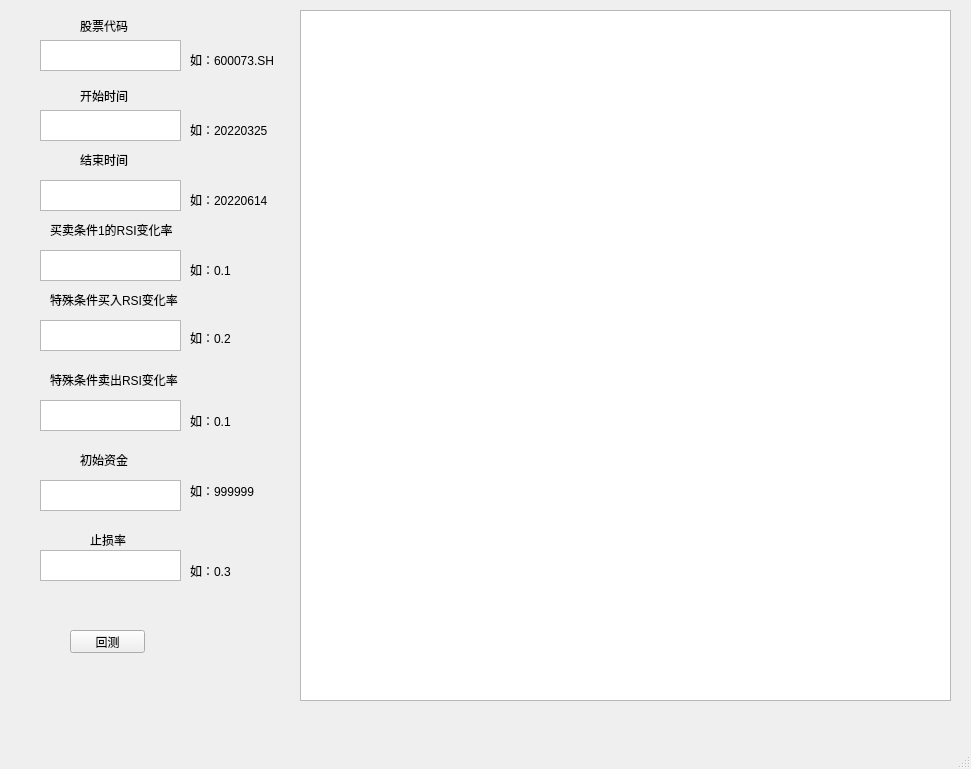
<?xml version="1.0" encoding="UTF-8"?>
<ui version="4.0">
 <class>MainWindow</class>
 <widget class="QMainWindow" name="MainWindow">
  <property name="geometry">
   <rect>
    <x>0</x>
    <y>0</y>
    <width>971</width>
    <height>769</height>
   </rect>
  </property>
  <property name="minimumSize">
   <size>
    <width>971</width>
    <height>769</height>
   </size>
  </property>
  <property name="maximumSize">
   <size>
    <width>971</width>
    <height>769</height>
   </size>
  </property>
  <property name="windowTitle">
   <string>MainWindow</string>
  </property>
  <widget class="QWidget" name="centralwidget">
   <widget class="QTextEdit" name="code">
    <property name="geometry">
     <rect>
      <x>40</x>
      <y>40</y>
      <width>141</width>
      <height>31</height>
     </rect>
    </property>
   </widget>
   <widget class="QTextEdit" name="start">
    <property name="geometry">
     <rect>
      <x>40</x>
      <y>110</y>
      <width>141</width>
      <height>31</height>
     </rect>
    </property>
   </widget>
   <widget class="QTextEdit" name="end">
    <property name="geometry">
     <rect>
      <x>40</x>
      <y>180</y>
      <width>141</width>
      <height>31</height>
     </rect>
    </property>
   </widget>
   <widget class="QTextEdit" name="condition_rsi">
    <property name="geometry">
     <rect>
      <x>40</x>
      <y>250</y>
      <width>141</width>
      <height>31</height>
     </rect>
    </property>
   </widget>
   <widget class="QTextEdit" name="special_buy_rsi">
    <property name="geometry">
     <rect>
      <x>40</x>
      <y>320</y>
      <width>141</width>
      <height>31</height>
     </rect>
    </property>
   </widget>
   <widget class="QTextEdit" name="special_sell_rsi">
    <property name="geometry">
     <rect>
      <x>40</x>
      <y>400</y>
      <width>141</width>
      <height>31</height>
     </rect>
    </property>
   </widget>
   <widget class="QTextBrowser" name="textBrowser">
    <property name="geometry">
     <rect>
      <x>300</x>
      <y>10</y>
      <width>651</width>
      <height>691</height>
     </rect>
    </property>
   </widget>
   <widget class="QLabel" name="label">
    <property name="geometry">
     <rect>
      <x>80</x>
      <y>20</y>
      <width>54</width>
      <height>12</height>
     </rect>
    </property>
    <property name="text">
     <string>股票代码</string>
    </property>
   </widget>
   <widget class="QLabel" name="label_2">
    <property name="geometry">
     <rect>
      <x>80</x>
      <y>90</y>
      <width>54</width>
      <height>12</height>
     </rect>
    </property>
    <property name="text">
     <string>开始时间</string>
    </property>
   </widget>
   <widget class="QLabel" name="label_3">
    <property name="geometry">
     <rect>
      <x>80</x>
      <y>150</y>
      <width>54</width>
      <height>20</height>
     </rect>
    </property>
    <property name="text">
     <string>结束时间</string>
    </property>
   </widget>
   <widget class="QLabel" name="label_4">
    <property name="geometry">
     <rect>
      <x>50</x>
      <y>220</y>
      <width>131</width>
      <height>20</height>
     </rect>
    </property>
    <property name="text">
     <string>买卖条件1的RSI变化率</string>
    </property>
   </widget>
   <widget class="QLabel" name="label_5">
    <property name="geometry">
     <rect>
      <x>50</x>
      <y>290</y>
      <width>131</width>
      <height>20</height>
     </rect>
    </property>
    <property name="text">
     <string>特殊条件买入RSI变化率</string>
    </property>
   </widget>
   <widget class="QLabel" name="label_6">
    <property name="geometry">
     <rect>
      <x>50</x>
      <y>370</y>
      <width>131</width>
      <height>20</height>
     </rect>
    </property>
    <property name="text">
     <string>特殊条件卖出RSI变化率</string>
    </property>
   </widget>
   <widget class="QLabel" name="label_7">
    <property name="geometry">
     <rect>
      <x>190</x>
      <y>50</y>
      <width>131</width>
      <height>20</height>
     </rect>
    </property>
    <property name="text">
     <string>如：600073.SH</string>
    </property>
   </widget>
   <widget class="QLabel" name="label_8">
    <property name="geometry">
     <rect>
      <x>190</x>
      <y>120</y>
      <width>131</width>
      <height>20</height>
     </rect>
    </property>
    <property name="text">
     <string>如：20220325</string>
    </property>
   </widget>
   <widget class="QLabel" name="label_9">
    <property name="geometry">
     <rect>
      <x>190</x>
      <y>190</y>
      <width>131</width>
      <height>20</height>
     </rect>
    </property>
    <property name="text">
     <string>如：20220614</string>
    </property>
   </widget>
   <widget class="QLabel" name="label_10">
    <property name="geometry">
     <rect>
      <x>190</x>
      <y>260</y>
      <width>131</width>
      <height>20</height>
     </rect>
    </property>
    <property name="text">
     <string>如：0.1</string>
    </property>
   </widget>
   <widget class="QLabel" name="label_11">
    <property name="geometry">
     <rect>
      <x>190</x>
      <y>330</y>
      <width>131</width>
      <height>16</height>
     </rect>
    </property>
    <property name="text">
     <string>如：0.2</string>
    </property>
   </widget>
   <widget class="QLabel" name="label_12">
    <property name="geometry">
     <rect>
      <x>190</x>
      <y>410</y>
      <width>61</width>
      <height>21</height>
     </rect>
    </property>
    <property name="text">
     <string>如：0.1</string>
    </property>
   </widget>
   <widget class="QPushButton" name="pushButton">
    <property name="geometry">
     <rect>
      <x>70</x>
      <y>630</y>
      <width>75</width>
      <height>23</height>
     </rect>
    </property>
    <property name="text">
     <string>回测</string>
    </property>
   </widget>
   <widget class="QLabel" name="label_13">
    <property name="geometry">
     <rect>
      <x>80</x>
      <y>450</y>
      <width>61</width>
      <height>20</height>
     </rect>
    </property>
    <property name="text">
     <string>初始资金</string>
    </property>
   </widget>
   <widget class="QLabel" name="label_14">
    <property name="geometry">
     <rect>
      <x>90</x>
      <y>530</y>
      <width>41</width>
      <height>20</height>
     </rect>
    </property>
    <property name="text">
     <string>止损率</string>
    </property>
   </widget>
   <widget class="QTextEdit" name="principal">
    <property name="geometry">
     <rect>
      <x>40</x>
      <y>480</y>
      <width>141</width>
      <height>31</height>
     </rect>
    </property>
   </widget>
   <widget class="QTextEdit" name="special_sell_rsi_3">
    <property name="geometry">
     <rect>
      <x>40</x>
      <y>550</y>
      <width>141</width>
      <height>31</height>
     </rect>
    </property>
   </widget>
   <widget class="QLabel" name="label_15">
    <property name="geometry">
     <rect>
      <x>190</x>
      <y>480</y>
      <width>131</width>
      <height>21</height>
     </rect>
    </property>
    <property name="text">
     <string>如：999999</string>
    </property>
   </widget>
   <widget class="QLabel" name="label_16">
    <property name="geometry">
     <rect>
      <x>190</x>
      <y>560</y>
      <width>81</width>
      <height>21</height>
     </rect>
    </property>
    <property name="text">
     <string>如：0.3</string>
    </property>
   </widget>
  </widget>
  <widget class="QStatusBar" name="statusbar"/>
 </widget>
 <resources/>
 <connections>
  <connection>
   <sender>pushButton</sender>
   <signal>clicked()</signal>
   <receiver>MainWindow</receiver>
   <slot>run()</slot>
   <hints>
    <hint type="sourcelabel">
     <x>117</x>
     <y>637</y>
    </hint>
    <hint type="destinationlabel">
     <x>170</x>
     <y>686</y>
    </hint>
   </hints>
  </connection>
 </connections>
 <slots>
  <slot>run()</slot>
 </slots>
</ui>
